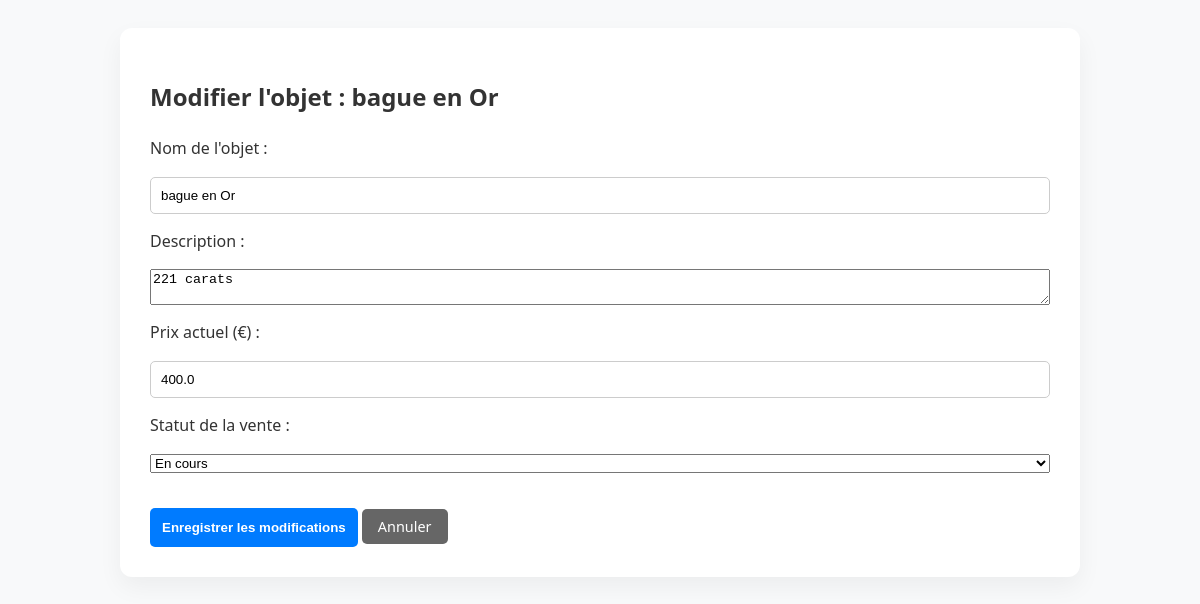
The app's page /modifier/3 (signed in) with its own data.
### tables this page shows
CREATE TABLE objets (
            id INTEGER PRIMARY KEY AUTOINCREMENT,
            nom TEXT NOT NULL,
            description TEXT,
            prix_actuel REAL NOT NULL,
            etat TEXT NOT NULL,
            vendeur_id INTEGER,
            dernier_encherisseur_id INTEGER,     
            FOREIGN KEY (vendeur_id) REFERENCES utilisateurs(id)
        );

### src/app.py (the view)
@app.route('/modifier/<int:objet_id>', methods=['GET'])
def afficher_modification(objet_id):
    if 'user_id' not in session:
        return redirect(url_for('connexion'))
    objets = Repository.get_all_objets()
    objet = next((o for o in objets if o.id == objet_id), None)
    if objet:
        return render_template('modifier.html', objet=objet)
    return redirect(url_for('index'))

### src/database/db.py (called while the page is built)
def connect_db():
    conn = sqlite3.connect(DB_NAME)
    conn.row_factory = sqlite3.Row
    return conn

### src/database/repository.py (called while the page is built)
    @staticmethod
    def get_all_objets():
        try:
            with connect_db() as conn:
                cursor = conn.cursor()
                query = """
                    SELECT o.*, u.nom as nom_gagnant
                    FROM objets o
                    LEFT JOIN utilisateurs u ON o.dernier_encherisseur_id = u.id
                """
                cursor.execute(query)
                rows = cursor.fetchall()
                liste = []
                for row in rows:
                    obj = Objet(row['id'], row['nom'], row['description'], row['prix_actuel'])
                    obj.nom_gagnant = row['nom_gagnant'] if row['nom_gagnant'] else "Aucune mise"
                    liste.append(obj)
                return liste
        except sqlite3.Error as e:
            logging.error(f"Erreur listage : {e}")
            return []

### src/templates/modifier.html (shortened to what this page needs)
<!DOCTYPE html>
<html lang="fr">
<head>
    <link rel="stylesheet" href="{{ url_for('static', filename='css/style.css') }}">
</head>
<body>
    <div class="container">
        <h2>Modifier l'objet : {{ objet.nom }}</h2>
        <form action="/modifier/{{ objet.id }}" method="POST" class="add-form">
            <label>Nom de l'objet :</label>
            <input type="text" name="nom" value="{{ objet.nom }}" required>
            <label>Description :</label>
            <textarea name="description">{{ objet.description }}</textarea>
            <label>Prix actuel (€) :</label>
            <input type="number" name="prix" step="0.01" value="{{ objet.prix_actuel }}" required>
            <label>Statut de la vente :</label>
            <select name="etat">
                <option value="EN_COURS" {% if objet.etat.value == 'EN_COURS' %}selected{% endif %}>En cours</option>
            </select>
            <div style="margin-top: 20px;">
                <button type="submit" class="btn-submit">Enregistrer les modifications</button>
                <a href="{{ url_for('index') }}" class="btn-modifier" style="background-color: #666;">Annuler</a>
            </div>
        </form>
    </div>
</body>
</html>

### src/static/css/style.css (style rules this page uses)
body { font-family: 'Segoe UI', Tahoma, Geneva, Verdana, sans-serif; background-color: #f8f9fa; color: #333; line-height: 1.6; padding: 20px; }
.container { max-width: 900px; margin: 0 auto; background: #ffffff; padding: 30px; border-radius: 12px; box-shadow: 0 10px 25px rgba(0,0,0,0.05); }
.btn-modifier { background-color: #4CAF50; color: white; padding: 8px 16px; text-decoration: none; border-radius: 5px; font-size: 0.9em; }
.add-form { display: flex; flex-direction: column; gap: 15px; }
input { padding: 10px; border: 1px solid #ccc; border-radius: 5px; flex: 1; }
.btn-submit { background-color: #007bff; color: white; border: none; padding: 12px; border-radius: 5px; cursor: pointer; font-weight: bold; }

### records on screen
objets: nom "bague en Or", description "221 carats", prix "400.0"
